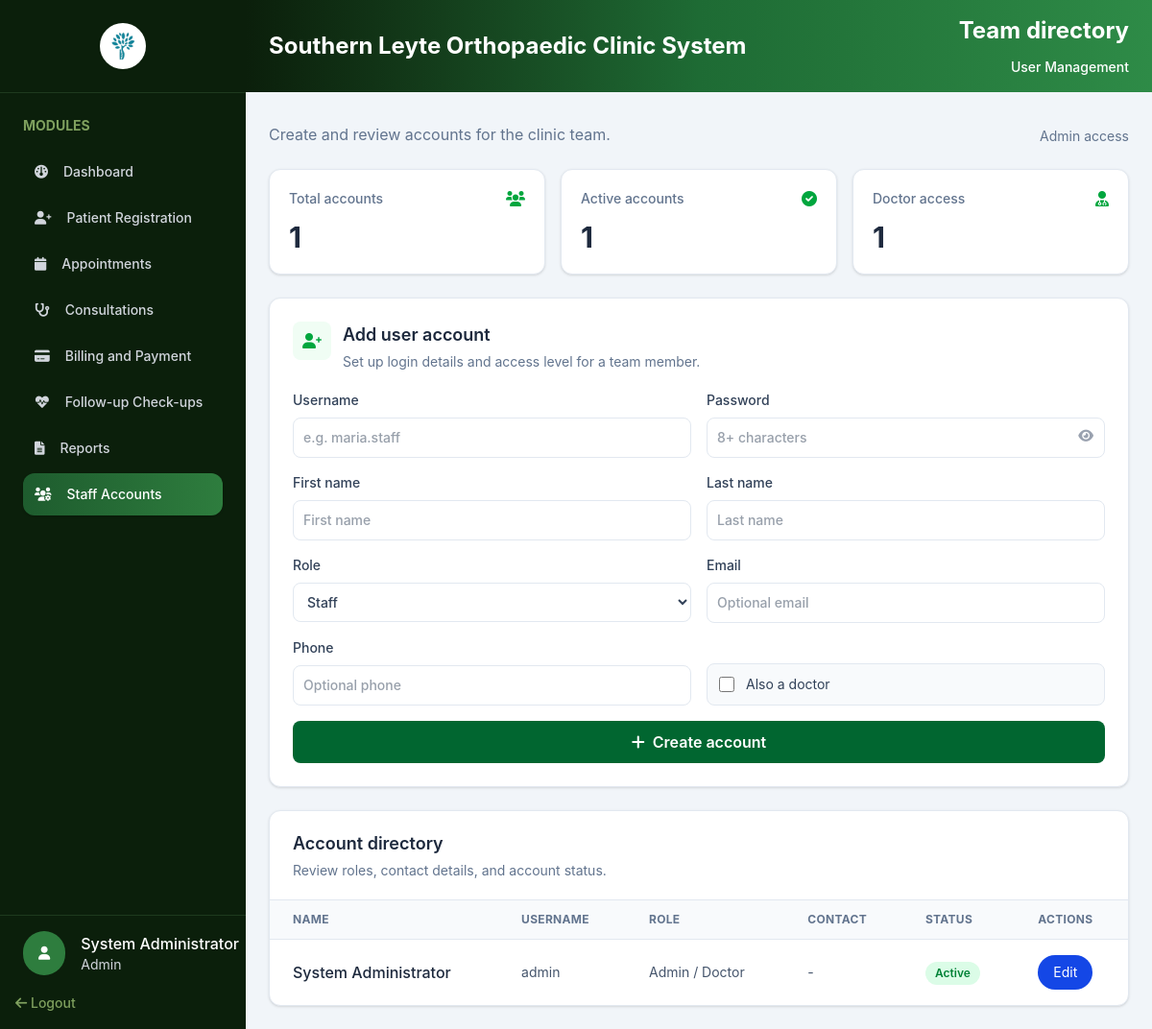
Page /admin/staff-management.php (signed in) on the committed database.
### tables this page shows
CREATE TABLE `users` (
  `UserID` int(10) UNSIGNED NOT NULL,
  `Username` varchar(50) NOT NULL,
  `PasswordHash` varchar(255) NOT NULL,
  `FirstName` varchar(100) NOT NULL,
  `LastName` varchar(100) NOT NULL,
  `Role` enum('Admin','Doctor','Receptionist','Staff','Patient') NOT NULL DEFAULT 'Receptionist',
  `IsDoctor` tinyint(1) NOT NULL DEFAULT 0,
  `Email` varchar(150) DEFAULT NULL,
  `Phone` varchar(30) DEFAULT NULL,
  `Status` enum('Active','Inactive') NOT NULL DEFAULT 'Active',
  `CreatedAt` timestamp NOT NULL DEFAULT current_timestamp()
);

### admin/staff-management.php (the view, shortened to what the rows shown need)
<?php
require_once __DIR__ . '/../config/config.php';
require_once __DIR__ . '/../includes/auth.php';
$admin = SessionManager::getUser($pdo);
$user = $pdo->query(
    'SELECT UserID, Username, FirstName, LastName, Role, IsDoctor, Email, Phone, Status, CreatedAt
     FROM users ORDER BY CreatedAt DESC'
)->fetchAll(PDO::FETCH_ASSOC);
$activeAccounts = count(array_filter($user, static fn(array $account): bool => $account['Status'] === 'Active'));
$doctorAccounts = count(array_filter($user, static fn(array $account): bool => $account['Role'] === 'Doctor' || (int) $account['IsDoctor'] === 1));
?>
<!DOCTYPE html>
<html lang="en">
<head>
    <link rel="stylesheet" href="../assets/css/output.css">
    <link rel="stylesheet" href="../assets/css/global.css">
    <link rel="stylesheet" href="https://cdnjs.cloudflare.com/ajax/libs/font-awesome/6.0.0-beta3/css/all.min.css">
</head>
<body class="h-screen flex bg-slate-100">
    <?php include_once '../includes/sidebar.php'; ?>
    <section class="flex-1 min-h-0 flex flex-col overflow-hidden">
        <div
            class="flex items-center justify-between bg-gradient-to-r from-[#0b1f0b] via-[#1e6b34] to-[#2e8b47] px-6 py-4">
            <h1 class="text-2xl font-bold text-white">Southern Leyte Orthopaedic Clinic System</h1>
            <div class="flex flex-col gap-3 items-end">
                <h1 class="text-2xl font-bold text-white">Team directory</h1>
            </div>
        </div>
        <main class="flex-1 p-6 overflow-auto">
            <div class="max-w-7xl mx-auto">
                <div class="grid grid-cols-1 sm:grid-cols-2 gap-4 mt-6 lg:grid-cols-3">
                    <div class="bg-white rounded-xl border border-slate-200 p-5 shadow-sm">
                        <div class="flex items-center justify-between">
                            <p class="text-sm font-medium text-slate-500">Active accounts</p>
                            <i class="fa-solid fa-circle-check text-green-600"></i>
                        </div>
                        <p class="text-3xl font-bold text-slate-800 mt-3"><?= $activeAccounts ?></p>
                    </div>
                    <div class="bg-white rounded-xl border border-slate-200 p-5 shadow-sm">
                        <div class="flex items-center justify-between">
                            <p class="text-sm font-medium text-slate-500">Doctor access</p>
                            <i class="fa-solid fa-user-doctor text-green-600"></i>
                        </div>
                        <p class="text-3xl font-bold text-slate-800 mt-3"><?= $doctorAccounts ?></p>
                    </div>
                </div>
                <section class="bg-white rounded-xl border border-slate-200 shadow-sm p-6 mt-6">
                    <div class="flex items-start gap-3 mb-5">
                        <div>
                            <h2 class="text-lg font-semibold text-slate-800">Add user account</h2>
                        </div>
                    </div>
                </section>
                <section class="bg-white rounded-xl border border-slate-200 shadow-sm mt-6 overflow-hidden">
                    <div class="px-6 py-5 border-b border-slate-200">
                        <h2 class="text-lg font-semibold text-slate-800">Account directory</h2>
                    </div>
                    <div class="overflow-x-auto">
                        <table class="w-full text-left">
                            <thead
                                class="border-b border-slate-200 bg-slate-50 text-xs uppercase tracking-wide text-slate-500">
                                <tr>
                                    <th class="px-6 py-3">Name</th>
                                    <th class="px-6 py-3">Username</th>
                                    <th class="px-6 py-3">Role</th>
                                    <th class="px-6 py-3">Contact</th>
                                    <th class="px-6 py-3">Status</th>
                                    <th class="px-6 py-3">Actions</th>
                                </tr>
                            </thead>
                            <tbody><?php foreach ($user as $account): ?>
                                    <tr class="border-b last:border-0 border-slate-100 hover:bg-slate-50 transition">
                                        <td class="px-6 py-4 font-medium text-slate-800">
                                            <?= htmlspecialchars($account['FirstName'] . ' ' . $account['LastName']) ?>
                                        </td>
                                        <td class="px-6 py-4 text-sm text-slate-600">
                                            <?= htmlspecialchars($account['Username']) ?>
                                        </td>
                                        <td class="px-6 py-4 text-sm text-slate-600">
                                            <?= htmlspecialchars($account['Role'] . ($account['IsDoctor'] ? ' / Doctor' : '')) ?>
                                        </td>
                                        <td class="px-6 py-4 text-sm text-slate-600">
                                            <?= htmlspecialchars($account['Email'] ?: $account['Phone'] ?: '-') ?>
                                        </td>
                                        <td class="px-6 py-4"><span
                                                class="inline-flex rounded-full px-2.5 py-1 text-xs font-semibold <?= $account['Status'] === 'Active' ? 'bg-green-100 text-green-700' : 'bg-slate-100 text-slate-600' ?>"><?= htmlspecialchars($account['Status']) ?></span>
                                        </td>
                                        <td class="px-6 py-4 text-sm">
                                            <button type="button"
                                                class="edit-user-btn inline-flex rounded-full px-4 py-2 text-white bg-blue-700 cursor-pointer hover:bg-blue-800"
                                                data-id="<?= htmlspecialchars($account['UserID']) ?>"
                                                data-username="<?= htmlspecialchars($account['Username']) ?>"
                                                data-first-name="<?= htmlspecialchars($account['FirstName']) ?>"
                                                data-last-name="<?= htmlspecialchars($account['LastName']) ?>"
                                                data-role="<?= htmlspecialchars($account['Role']) ?>"
                                                data-is-doctor="<?= (int) $account['IsDoctor'] ?>"
                                                data-email="<?= htmlspecialchars($account['Email'] ?? '') ?>"
                                                data-phone="<?= htmlspecialchars($account['Phone'] ?? '') ?>">Edit</button>
                                        </td>
                                    </tr><?php endforeach; ?>
                            </tbody>
                        </table>
                    </div>
                </section>
            </div>
        </main>
    </section>
</body>
</html>

### includes/sidebar.php (shortened to what the rows shown need)
<div class="w-64 shrink-0 bg-[#0b1f0b] flex flex-col h-full">
    <div class="custom-scrollbar w-full p-6 overflow-y-auto flex-1 min-h-0">
        <h2 class="text-[#7fa05e] font-bold text-sm mb-4">MODULES</h2>
    </div>
    <div class="mt-auto">
        <div class="w-full border-t pt-4 pl-6 border-[#1e3a1e] flex items-center gap-4">
            <div>
                <?php if ($admin): ?>
                    <h1 class="text-white text-md font-medium">
                        <?= htmlspecialchars($admin['first_name']) ?>     <?= htmlspecialchars($admin['last_name']) ?>
                    </h1>
                    <h3 class="text-gray-300 text-sm"><?= htmlspecialchars($admin['role']) ?></h3>
                <?php endif; ?>
            </div>
        </div>
    </div>
</div>

### rows in the picture
users: FirstName "System", LastName "Administrator", Role "Admin", Status "1", IsDoctor "1", FirstName+LastName "System Administrator", Username "admin", Role+IsDoctor "Admin / Doctor", Email+Phone "-", Status "Active"

### other values in the picture
$item['label'] "Dashboard"
$item['label'] "Patient Registration"
$item['label'] "Appointments"
$item['label'] "Consultations"
$item['label'] "Billing and Payment"
$item['label'] "Follow-up Check-ups"
$item['label'] "Reports"
$item['label'] "Staff Accounts"
count($user) "1"
